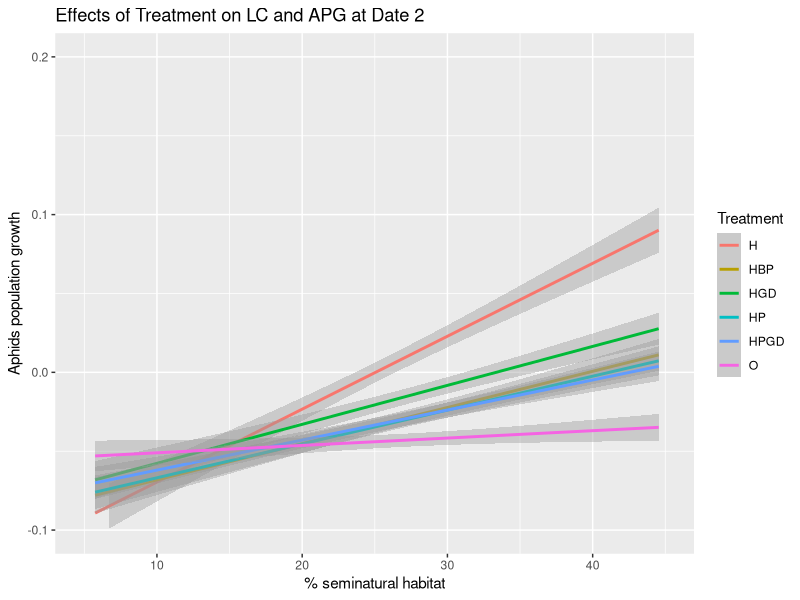

The R script that drew this image:
#Date2_population growth and seminatural habitat
#import data file
library(readr)
Data1 <- read.table("Project data.csv", header = TRUE, dec = ",", sep =";")

####dataframe for sampling date2
DATE2 <- Data1[Data1$Date == "2", ]

#calculate the aphids population growth at date2
logNaphids_D2 <- log(DATE2$aphid_live + 1) - log(DATE2$aphidsinoculated_init + 1) 
APG_D2 <- logNaphids_D2/20

#dataframe for seminatural habitat and aphids population growth at date1 
DATE2APG <- data.frame(DATE2, APG_D2)

####line graph (Figure 1B at date2)
#barplot for % Seminatural habitat and APhid population growth
library(ggplot2)
D2 <- ggplot(DATE2APG, aes(x = Pt.seminatural, y = APG_D2, color = Treatment))
D2 <- D2 + labs(x= "% seminatural habitat", y="Aphids population growth", title = "Effects of Treatment on LC and APG at Date 2")
#if scatter plot is needed
#q <- q + geom_point()
D2 <- D2 + geom_smooth(method = "lm")
D2 <- D2 +xlim(5,45) +ylim(-0.1 , 0.2)
print(D2)

